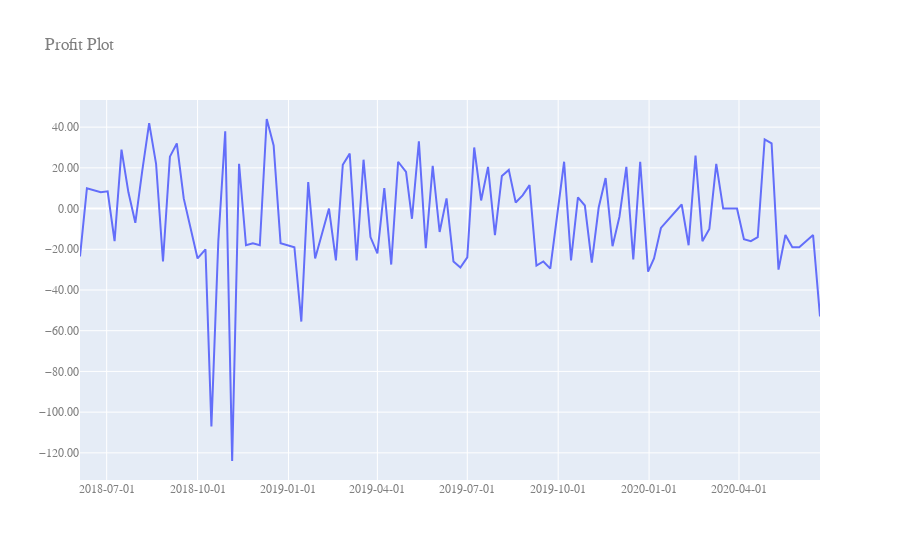

The code cell stored with this chart in its notebook:
### Markdown cell above
### 收益圖

### Code cell
fig = go.Figure()

fig.add_trace(
    go.Scatter(
            x=dftt["Date"],
            y=dftt["WinLoss2"],
            name = f"Profit",
            mode='lines'
        ))

fig.update_layout(
    title=f"Profit Plot",
    xaxis_title="x Axis Title",
    yaxis_title="y Axis Title",
    font=dict(
        family="Courier New, monospace",
        size=12,
        color="#7f7f7f"
    ),
    xaxis=plotly.graph_objects.layout.XAxis(
        tickformat='%Y-%m-%d'
    ),
    yaxis=plotly.graph_objects.layout.YAxis(
        tickformat='.2f'
    )
)
fig.show()
